Frame 1 (no input): blank canvas, image omitted
Frame 60 (the mouse pressed at the canvas centre just before this capture): blank canvas, image omitted
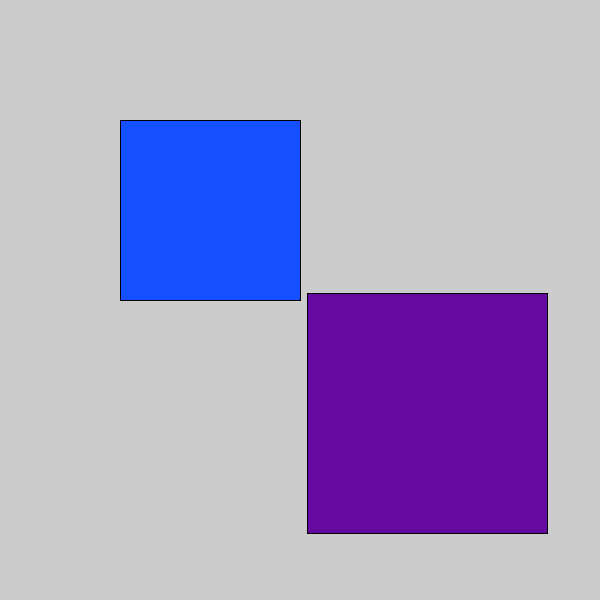
Frame 120 (the mouse held since frame 60 and released just before this capture)

The Processing sketch whose frames 1 and 60 were blank and that drew this single picture after the mouse press (run headless with seeded random() and noise(); from frame 60 on, the mouse is pressed at the canvas centre):

// Processing sketch: processing_58808
// ── processing_58808.pde

//Candice Ferreira. Problem 1 Question 6
//evokes symmetry
void setup() {
  size(600, 600);
  smooth ();
 }
void draw() {
  fill(20, 80, 256);
  rect (height-mouseX, width-mouseY, (mouseX+mouseY)*-0.3,(mouseX+mouseY)*-0.3);
  fill(100, 10, 160);
  rect (mouseX+7.0,mouseY-7.0,(mouseX+mouseY)*0.4,(mouseX+mouseY)*0.4);
  
 }
